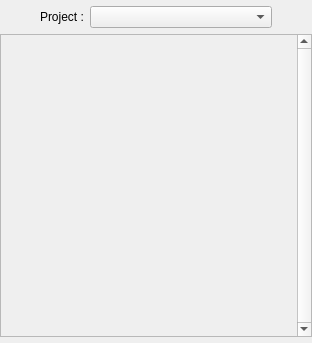
<?xml version="1.0" encoding="UTF-8"?>
<ui version="4.0">
 <class>dccLauncherWidget</class>
 <widget class="QWidget" name="dccLauncherWidget">
  <property name="geometry">
   <rect>
    <x>0</x>
    <y>0</y>
    <width>312</width>
    <height>343</height>
   </rect>
  </property>
  <property name="windowTitle">
   <string>Form</string>
  </property>
  <property name="styleSheet">
   <string notr="true"/>
  </property>
  <layout class="QVBoxLayout" name="verticalLayout">
   <property name="leftMargin">
    <number>0</number>
   </property>
   <property name="topMargin">
    <number>6</number>
   </property>
   <property name="rightMargin">
    <number>0</number>
   </property>
   <property name="bottomMargin">
    <number>6</number>
   </property>
   <item>
    <layout class="QHBoxLayout" name="envLayout">
     <item>
      <spacer name="horizontalSpacer">
       <property name="orientation">
        <enum>Qt::Horizontal</enum>
       </property>
       <property name="sizeType">
        <enum>QSizePolicy::Fixed</enum>
       </property>
       <property name="sizeHint" stdset="0">
        <size>
         <width>40</width>
         <height>20</height>
        </size>
       </property>
      </spacer>
     </item>
     <item>
      <widget class="QLabel" name="projectLabel">
       <property name="text">
        <string>Project :</string>
       </property>
      </widget>
     </item>
     <item>
      <widget class="QComboBox" name="projectComboBox">
       <property name="sizePolicy">
        <sizepolicy hsizetype="MinimumExpanding" vsizetype="Fixed">
         <horstretch>0</horstretch>
         <verstretch>0</verstretch>
        </sizepolicy>
       </property>
      </widget>
     </item>
     <item>
      <spacer name="horizontalSpacer_2">
       <property name="orientation">
        <enum>Qt::Horizontal</enum>
       </property>
       <property name="sizeType">
        <enum>QSizePolicy::Fixed</enum>
       </property>
       <property name="sizeHint" stdset="0">
        <size>
         <width>40</width>
         <height>20</height>
        </size>
       </property>
      </spacer>
     </item>
    </layout>
   </item>
   <item>
    <layout class="QVBoxLayout" name="mainLayout">
     <item>
      <widget class="QScrollArea" name="scrollArea">
       <property name="verticalScrollBarPolicy">
        <enum>Qt::ScrollBarAlwaysOn</enum>
       </property>
       <property name="widgetResizable">
        <bool>true</bool>
       </property>
       <widget class="QWidget" name="scrollAreaWidgetContents">
        <property name="geometry">
         <rect>
          <x>0</x>
          <y>0</y>
          <width>291</width>
          <height>297</height>
         </rect>
        </property>
        <layout class="QVBoxLayout" name="verticalLayout_3">
         <item>
          <layout class="QVBoxLayout" name="appListLayout">
           <item>
            <spacer name="verticalSpacer">
             <property name="orientation">
              <enum>Qt::Vertical</enum>
             </property>
             <property name="sizeHint" stdset="0">
              <size>
               <width>20</width>
               <height>40</height>
              </size>
             </property>
            </spacer>
           </item>
          </layout>
         </item>
        </layout>
       </widget>
      </widget>
     </item>
    </layout>
   </item>
  </layout>
 </widget>
 <resources/>
 <connections/>
</ui>
